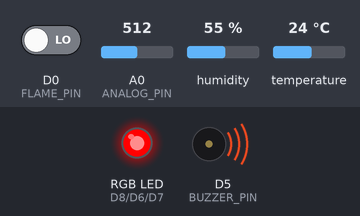
The sketch below on a simulated ESP8266 (NodeMCU). Parts: an RGB LED mixed from three pins (HIGH = lit), buzzer (waves = sounding). The inputs (shaded band) are chosen by the test bench; at power-on: A0 (ANALOG_PIN) = 512, D0 (FLAME_PIN) LOW, humidity 55 %, temperature 24 °C. WiFi joins after 1.5 s; servers stay silent unless stated; uploads are accepted with an empty reply; pins used as bus, display or sensor lines are not drawn; what the sketch prints to the serial monitor is not drawn.

Above: at 2.7 s.
2.8 s: A0 (ANALOG_PIN) set to 438
4.3 s: A0 (ANALOG_PIN) set to 422
At 4.8 s:
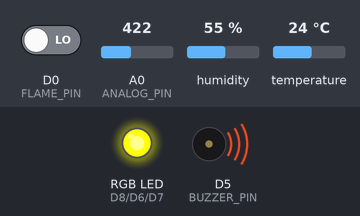
7.8 s: A0 (ANALOG_PIN) set to 374
13.1 s: A0 (ANALOG_PIN) set to 344
At 13.7 s:
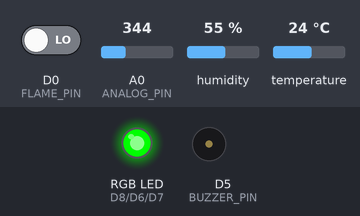
14.6 s: A0 (ANALOG_PIN) set to 510
At 15.7 s:
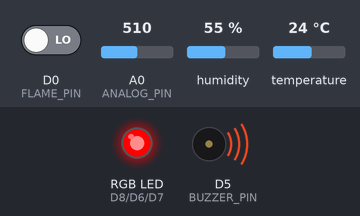
Timing chart, 0 to 17.6 s (numbered marks = the images above; inputs shaded):
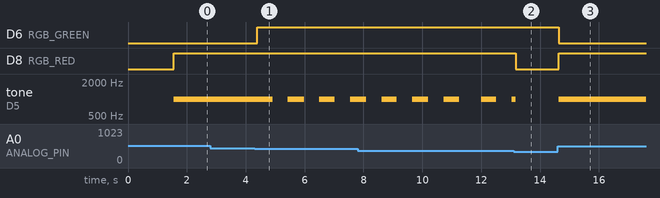

Measured:
- the behaviour switches between 430 and 429 on A0 (ANALOG_PIN) (found by bisection; images 0 and 1)
- the behaviour switches between 358 and 357 on A0 (ANALOG_PIN) (found by bisection; images 1 and 2)
- after the input at 4.3 s, D6 (RGB_GREEN): LOW → HIGH after 0.09 s; tone on D5 (BUZZER_PIN): alternates 1000 Hz for 0.53 s and silent for 0.52 s, starting after 0.61 s
- after the input at 13.1 s, D8 (RGB_RED): HIGH → LOW after 0.07 s
- after the input at 14.6 s, D6 (RGB_GREEN): HIGH → LOW at once; D8 (RGB_RED): LOW → HIGH at once; tone on D5 (BUZZER_PIN): silent → 1000 Hz at once

The sketch:

main.ino
```cpp
// hardware/esp8266_sensor_node/main.ino

#include <ESP8266WiFi.h>
#include <WiFiClientSecure.h>
#include <ESP8266HTTPClient.h>
#include <DHT.h>
#include <ArduinoJson.h>

// ===================== CONFIG =====================
const char* WIFI_SSID     = "RounakKR";
const char* WIFI_PASSWORD = "nahipata";
const char* SERVER_URL    = "https://bccl-mineguard.onrender.com/api/sensor/data";
const char* DEVICE_ID     = "ESP_001";  // Change per device

// ===================== PINS =======================
#define ANALOG_PIN A0    // Common analog pin connected to Multiplexer Z
#define DHT_PIN    D4
#define BUZZER_PIN D5
#define FLAME_PIN  D0

// RGB LED Pins
#define RGB_RED    D8
#define RGB_GREEN  D6
#define RGB_BLUE   D7

// Set this to true if your RGB LED is Common Anode (Longest pin connected to 3.3V)
// Set this to false if your RGB LED is Common Cathode (Longest pin connected to GND)
bool isCommonAnode = false;

// Multiplexer Control Pins (S0, S1, S2)
#define MUX_S0 D1
#define MUX_S1 D2
#define MUX_S2 D3

#define DHT_TYPE DHT11

DHT dht(DHT_PIN, DHT_TYPE);

// ===================== THRESHOLDS =================
#define METHANE_WARNING  3800
#define METHANE_DANGER   4500
#define CO_WARNING       400
#define CO_DANGER        500
#define SMOKE_WARNING    3500
#define SMOKE_DANGER     4200

// =================== SETUP =======================
void setup() {
  Serial.begin(115200);
  dht.begin();

  pinMode(BUZZER_PIN, OUTPUT);
  pinMode(RGB_RED, OUTPUT);
  pinMode(RGB_GREEN, OUTPUT);
  pinMode(RGB_BLUE, OUTPUT);

  pinMode(FLAME_PIN, INPUT);

  // Set Multiplexer control pins as outputs
  pinMode(MUX_S0, OUTPUT);
  pinMode(MUX_S1, OUTPUT);
  pinMode(MUX_S2, OUTPUT);

  // Connect to WiFi
  WiFi.begin(WIFI_SSID, WIFI_PASSWORD);
  Serial.print("Connecting to WiFi");

  // Try connecting for 15 seconds (30 * 500ms)
  int attempts = 0;
  while (WiFi.status() != WL_CONNECTED && attempts < 30) {
    delay(500);
    Serial.print(".");
    attempts++;
  }

  if (WiFi.status() == WL_CONNECTED) {
    Serial.println("\nConnected! IP: " + WiFi.localIP().toString());
  } else {
    Serial.println("\nWiFi Failed! Starting in Offline Hardware Mode...");
  }
}

// =================== HELPERS =====================
int readMultiplexer(int channel) {
  // Set multiplexer channel (0 to 7) using bitwise operations
  digitalWrite(MUX_S0, bitRead(channel, 0));
  digitalWrite(MUX_S1, bitRead(channel, 1));
  digitalWrite(MUX_S2, bitRead(channel, 2));

  // Give multiplexer a few milliseconds to settle
  delay(10);

  // Read the analog value
  return analogRead(ANALOG_PIN);
}

float readMethane() {
  // MQ-4 is on Channel 0
  int raw = readMultiplexer(0);
  return map(raw, 0, 1023, 0, 10000);  // Simplified mapping
}

float readCO() {
  // MQ-7 is on Channel 1
  int raw = readMultiplexer(1);
  return map(raw, 0, 1023, 0, 1000);   // Simplified mapping
}

float readSmoke() {
  // MQ-2 is on Channel 2
  int raw = readMultiplexer(2);
  return map(raw, 0, 1023, 0, 10000);  // Simplified mapping
}

// Helper to set RGB color based on Common Anode/Cathode
void setRGBColor(int redVal, int greenVal, int blueVal) {
  if (isCommonAnode) {
    // Common Anode: LOW turns LED ON, HIGH turns it OFF
    digitalWrite(RGB_RED, !redVal);
    digitalWrite(RGB_GREEN, !greenVal);
    digitalWrite(RGB_BLUE, !blueVal);
  } else {
    // Common Cathode: HIGH turns LED ON, LOW turns it OFF
    digitalWrite(RGB_RED, redVal);
    digitalWrite(RGB_GREEN, greenVal);
    digitalWrite(RGB_BLUE, blueVal);
  }
}

bool isBuzzing = false;
unsigned long lastBeepToggle = 0;
bool beepState = false;

void setStatusLED(String status) {
  // Turn off all colors first
  setRGBColor(LOW, LOW, LOW);

  if (status == "SAFE") {
    // Green
    setRGBColor(LOW, HIGH, LOW);
    if (isBuzzing) {
      noTone(BUZZER_PIN);
      isBuzzing = false;
    }
  }
  else if (status == "WARNING") {
    // Yellow (Red + Green)
    setRGBColor(HIGH, HIGH, LOW);

    // Beep every 500ms
    if (millis() - lastBeepToggle >= 500) {
      beepState = !beepState;
      lastBeepToggle = millis();

      if (beepState) {
        tone(BUZZER_PIN, 1000);
        isBuzzing = true;
      } else {
        noTone(BUZZER_PIN);
        isBuzzing = false;
      }
    }
  }
  else if (status == "DANGER") {
    // Red
    setRGBColor(HIGH, LOW, LOW);

    // Continuous buzz - ONLY call tone() if it's not already buzzing
    // Calling tone() repeatedly in a fast loop stops it from making sound!
    if (!isBuzzing) {
      tone(BUZZER_PIN, 1000);
      isBuzzing = true;
    }
  }
}

// Global WiFi Client with Session Caching for Ultra-Fast HTTPS
WiFiClientSecure client;
BearSSL::Session session;
HTTPClient http;

void sendDataToServer(float methane, float co, float smoke, bool fire, float temp, float hum) {
  if (WiFi.status() != WL_CONNECTED) return;

  client.setInsecure();
  client.setSession(&session); // Restores previous SSL session to skip 5-second handshake!

  http.begin(client, SERVER_URL);
  // Do not use setReuse(true) as Render load balancers drop idle connections,
  // causing every alternate request to hang and timeout!
  http.setTimeout(5000); // 5 second timeout max
  http.addHeader("Content-Type", "application/json");

  JsonDocument doc;
  doc["device_id"]       = DEVICE_ID;
  doc["methane_ppm"]     = methane;
  doc["co_ppm"]          = co;
  doc["smoke_ppm"]       = smoke;
  doc["fire_detected"]   = fire;
  doc["temperature_c"]   = temp;
  doc["humidity_percent"] = hum;

  String payload;
  serializeJson(doc, payload);

  int responseCode = http.POST(payload);

  if (responseCode > 0) {
    String response = http.getString();
    Serial.println("Server response: " + response);
  } else {
    Serial.println("Error sending data: " + String(responseCode));
  }

  // Do NOT call http.end() if we want to reuse the connection!
  // But wait, HTTPClient documentation says calling end() is required to free resources.
  // Actually, keeping the payload small allows reuse even if we call end() ?
  // Yes, with setReuse(true), end() keeps the TCP socket open internally!
  http.end();
}

// =================== MAIN LOOP ===================
unsigned long lastSendTime = 0;
const unsigned long sendInterval = 10000; // 10 seconds

// Global variables for non-blocking DHT
unsigned long lastDHTReadTime = 0;
float lastTemp = 24.0;
float lastHum = 50.0;

void loop() {
  float methane = readMethane();
  float co      = readCO();
  float smoke   = readSmoke();

  // Flame sensors can output HIGH or LOW depending on the manufacturer.
  // Changing to HIGH since your module seems to output LOW when idle.
  bool fireDetected = (digitalRead(FLAME_PIN) == HIGH);

  unsigned long currentMillis = millis();

  // DHT11 sensors can only be read once every 2 seconds.
  // Reading them faster causes them to fail and freeze the loop.
  if (currentMillis - lastDHTReadTime >= 2000 || lastDHTReadTime == 0) {
    float temp    = dht.readTemperature();
    float hum     = dht.readHumidity();

    if (!isnan(temp) && !isnan(hum)) {
      lastTemp = temp;
      lastHum = hum;
    } else {
      Serial.println("DHT read failed, keeping old values...");
    }
    lastDHTReadTime = currentMillis;
  }

  // Determine local status
  String status = "SAFE";

  if (methane >= METHANE_DANGER || co >= CO_DANGER || smoke >= SMOKE_DANGER || fireDetected) {
    status = "DANGER";
  } else if (methane >= METHANE_WARNING || co >= CO_WARNING || smoke >= SMOKE_WARNING) {
    status = "WARNING";
  }

  // Set LED / Buzzer in REAL-TIME
  setStatusLED(status);

  // Send data to backend ONLY every 10 seconds
  if (currentMillis - lastSendTime >= sendInterval || lastSendTime == 0) {
    lastSendTime = currentMillis;

    // Print to Serial Monitor
    Serial.printf("Methane: %.1f | CO: %.1f | Smoke: %.1f | Fire: %s | Temp: %.1f°C | Hum: %.1f%% | %s\n",
                  methane, co, smoke, fireDetected ? "YES" : "NO", lastTemp, lastHum, status.c_str());

    // Send to backend server
    sendDataToServer(methane, co, smoke, fireDetected, lastTemp, lastHum);
  }

  delay(100);  // Small delay for system stability
}
```
